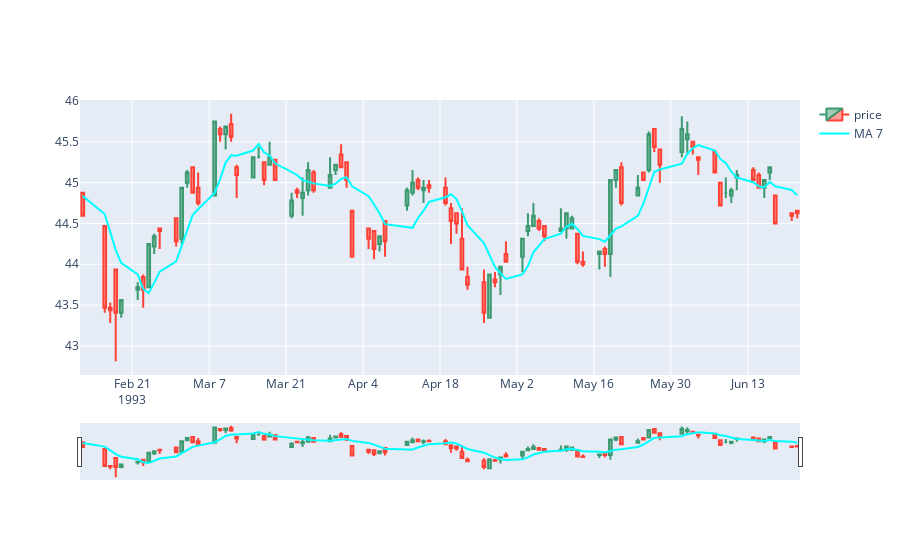

Source (notebook cell):
### Code cell
sample = stocks.iloc[10:100]
data = [go.Candlestick(
                x=sample['Date'],
                open=sample['Open'],
                high=sample['High'],
                low=sample['Low'],
                close=sample['Close'],
                name='price'),
                go.Scatter(x=sample['Date'],
                y=sample['ma_7'],
                mode="lines",
                line={'color': 'cyan'},
                name='MA 7')]
annotations = []
fig = go.Figure(data=data)


fig.show()
